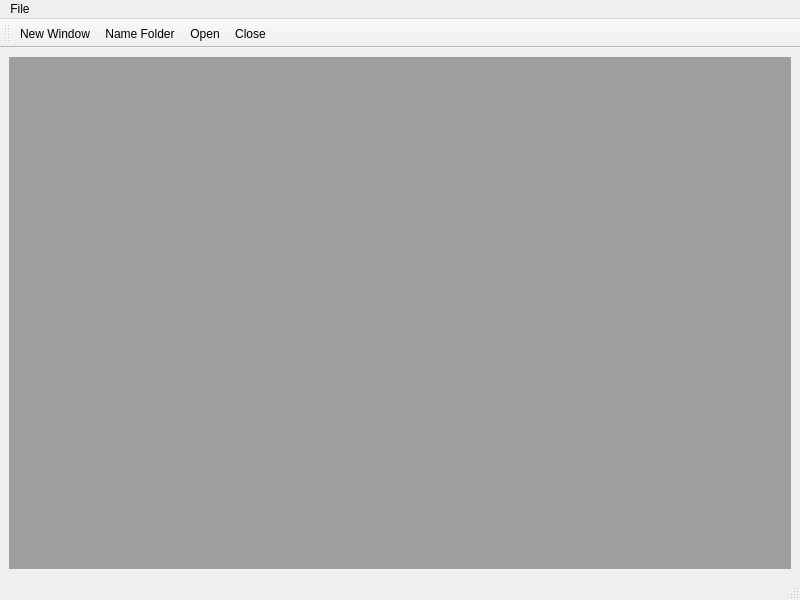
<?xml version="1.0" encoding="UTF-8"?>
<ui version="4.0">
 <class>MainWindow</class>
 <widget class="QMainWindow" name="MainWindow">
  <property name="geometry">
   <rect>
    <x>0</x>
    <y>0</y>
    <width>800</width>
    <height>600</height>
   </rect>
  </property>
  <property name="windowTitle">
   <string>MainWindow</string>
  </property>
  <widget class="QWidget" name="centralwidget">
   <layout class="QVBoxLayout" name="verticalLayout">
    <item>
     <widget class="QMdiArea" name="mdiArea"/>
    </item>
   </layout>
  </widget>
  <widget class="QMenuBar" name="menubar">
   <property name="geometry">
    <rect>
     <x>0</x>
     <y>0</y>
     <width>800</width>
     <height>22</height>
    </rect>
   </property>
   <widget class="QMenu" name="menuFile">
    <property name="title">
     <string>File</string>
    </property>
    <addaction name="actionNew_Window"/>
    <addaction name="actionOpen"/>
    <addaction name="actionName_Folder"/>
    <addaction name="actionClose"/>
   </widget>
   <addaction name="menuFile"/>
  </widget>
  <widget class="QStatusBar" name="statusbar"/>
  <widget class="QToolBar" name="toolBar">
   <property name="windowTitle">
    <string>toolBar</string>
   </property>
   <attribute name="toolBarArea">
    <enum>TopToolBarArea</enum>
   </attribute>
   <attribute name="toolBarBreak">
    <bool>false</bool>
   </attribute>
   <addaction name="actionNew_Window"/>
   <addaction name="actionName_Folder"/>
   <addaction name="actionOpen"/>
   <addaction name="actionClose"/>
  </widget>
  <action name="actionNew_Window">
   <property name="text">
    <string>New Window</string>
   </property>
   <property name="toolTip">
    <string>New Window</string>
   </property>
  </action>
  <action name="actionOpen">
   <property name="text">
    <string>Open</string>
   </property>
  </action>
  <action name="actionName_Folder">
   <property name="text">
    <string>Name Folder</string>
   </property>
  </action>
  <action name="actionClose">
   <property name="text">
    <string>Close</string>
   </property>
  </action>
 </widget>
 <resources/>
 <connections/>
</ui>
